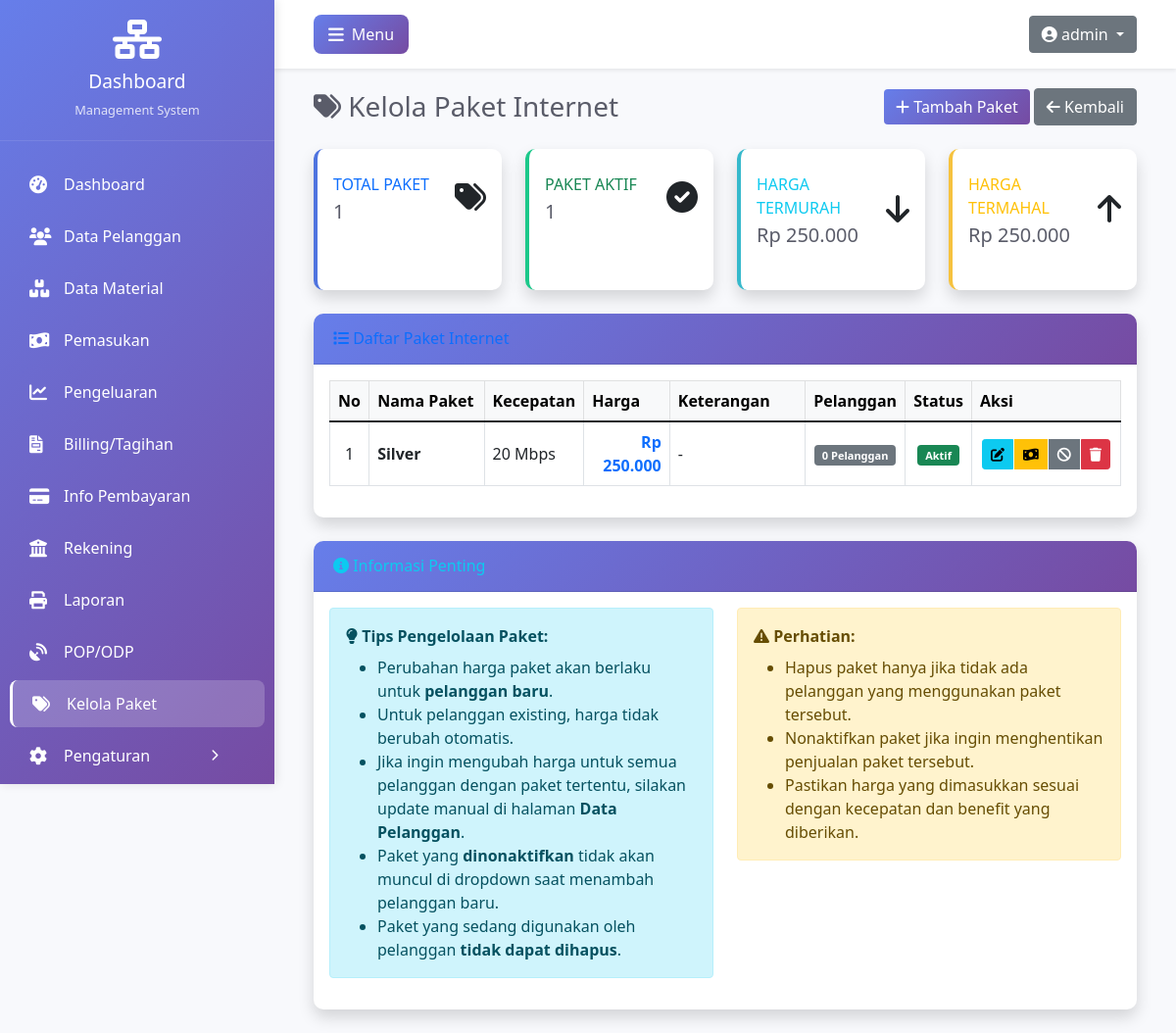
Page /views/paket/index.php (signed in) on the committed database.
### tables this page shows
CREATE TABLE `paket_internet` (
  `id` int NOT NULL,
  `nama_paket` varchar(100) NOT NULL,
  `kecepatan` varchar(50) NOT NULL,
  `harga` decimal(10,2) NOT NULL,
  `keterangan` text,
  `is_active` tinyint DEFAULT '1',
  `created_at` timestamp NULL DEFAULT CURRENT_TIMESTAMP,
  `updated_at` timestamp NULL DEFAULT CURRENT_TIMESTAMP ON UPDATE CURRENT_TIMESTAMP
);

### models/Paket.php (called while the page is built, shortened)
<?php
class Paket {
    private $conn;
    private $table_name = "paket_internet";
    public function __construct($db) {
        $this->conn = $db;
    }
    public function getStats() {
        $query = "SELECT
                    COUNT(*) as total_paket,
                    SUM(CASE WHEN is_active = 1 THEN 1 ELSE 0 END) as aktif,
                    SUM(CASE WHEN is_active = 0 THEN 1 ELSE 0 END) as nonaktif,
                    MIN(harga) as harga_terendah,
                    MAX(harga) as harga_tertinggi,
                    AVG(harga) as harga_rata_rata
                  FROM " . $this->table_name;
        $stmt = $this->conn->prepare($query);
        $stmt->execute();
        $result = $stmt->fetch(PDO::FETCH_ASSOC);
        return $result;
    }
    public function getWithCustomerCount() {
        $query = "SELECT p.*,
                         COUNT(DISTINCT pl.id) as jumlah_pelanggan
                  FROM " . $this->table_name . " p
                  LEFT JOIN pelanggan pl ON p.id = pl.paket_id
                  GROUP BY p.id
                  ORDER BY p.harga ASC";
        $stmt = $this->conn->prepare($query);
        $stmt->execute();
        $result = $stmt->fetchAll(PDO::FETCH_ASSOC);
        return $result;
    }
}
?>

### views/paket/index.php (the view, shortened to what this page needs)
<?php
require_once '../../models/Paket.php';
$database = new Database();
$db = $database->getConnection();
$paket = new Paket($db);
$packages = $paket->getWithCustomerCount();
$stats = $paket->getStats();
require_once '../../includes/header.php';
?>
<div class="container-fluid">
    <div class="d-sm-flex align-items-center justify-content-between mb-4">
        <h1 class="h3 mb-0 text-gray-800">
            <i class="fas fa-tags"></i> Kelola Paket Internet
        </h1>
        <div>
            <button type="button" class="btn btn-primary" data-bs-toggle="modal" data-bs-target="#addPaketModal">
                <i class="fas fa-plus"></i> Tambah Paket
            </button>
            <a href="../pengaturan/index.php" class="btn btn-secondary">
                <i class="fas fa-arrow-left"></i> Kembali
            </a>
        </div>
    </div>
    <div class="row">
        <div class="col-xl-3 col-md-6 mb-4">
            <div class="card border-left-primary shadow h-100 py-2">
                <div class="card-body">
                    <div class="row no-gutters align-items-center">
                        <div class="col mr-2">
                            <div class="text-xs font-weight-bold text-primary text-uppercase mb-1">
                                Total Paket</div>
                            <div class="h5 mb-0 font-weight-bold text-gray-800">
                                <?php echo number_format($stats['total_paket']); ?>
                            </div>
                        </div>
                        <div class="col-auto">
                            <i class="fas fa-tags fa-2x text-gray-300"></i>
                        </div>
                    </div>
                </div>
            </div>
        </div>
        <div class="col-xl-3 col-md-6 mb-4">
            <div class="card border-left-success shadow h-100 py-2">
                <div class="card-body">
                    <div class="row no-gutters align-items-center">
                        <div class="col mr-2">
                            <div class="text-xs font-weight-bold text-success text-uppercase mb-1">
                                Paket Aktif</div>
                            <div class="h5 mb-0 font-weight-bold text-gray-800">
                                <?php echo number_format($stats['aktif']); ?>
                            </div>
                        </div>
                        <div class="col-auto">
                            <i class="fas fa-check-circle fa-2x text-gray-300"></i>
                        </div>
                    </div>
                </div>
            </div>
        </div>
        <div class="col-xl-3 col-md-6 mb-4">
            <div class="card border-left-info shadow h-100 py-2">
                <div class="card-body">
                    <div class="row no-gutters align-items-center">
                        <div class="col mr-2">
                            <div class="text-xs font-weight-bold text-info text-uppercase mb-1">
                                Harga Termurah</div>
                            <div class="h5 mb-0 font-weight-bold text-gray-800">
                                Rp <?php echo number_format($stats['harga_terendah'], 0, ',', '.'); ?>
                            </div>
                        </div>
                        <div class="col-auto">
                            <i class="fas fa-arrow-down fa-2x text-gray-300"></i>
                        </div>
                    </div>
                </div>
            </div>
        </div>
        <div class="col-xl-3 col-md-6 mb-4">
            <div class="card border-left-warning shadow h-100 py-2">
                <div class="card-body">
                    <div class="row no-gutters align-items-center">
                        <div class="col mr-2">
                            <div class="text-xs font-weight-bold text-warning text-uppercase mb-1">
                                Harga Termahal</div>
                            <div class="h5 mb-0 font-weight-bold text-gray-800">
                                Rp <?php echo number_format($stats['harga_tertinggi'], 0, ',', '.'); ?>
                            </div>
                        </div>
                        <div class="col-auto">
                            <i class="fas fa-arrow-up fa-2x text-gray-300"></i>
                        </div>
                    </div>
                </div>
            </div>
        </div>
    </div>
    <div class="card shadow mb-4">
        <div class="card-header py-3">
            <h6 class="m-0 font-weight-bold text-primary">
                <i class="fas fa-list"></i> Daftar Paket Internet
            </h6>
        </div>
        <div class="card-body">
            <div class="table-responsive">
                <table class="table table-bordered table-hover" id="paketTable">
                    <thead class="table-light">
                        <tr>
                            <th width="5%">No</th>
                            <th width="20%">Nama Paket</th>
                            <th width="12%">Kecepatan</th>
                            <th width="12%">Harga</th>
                            <th width="20%">Keterangan</th>
                            <th width="8%">Pelanggan</th>
                            <th width="8%">Status</th>
                            <th width="15%">Aksi</th>
                        </thead>
                    <tbody>
                        <?php $no = 1; if(!empty($packages)): foreach($packages as $pkg): ?>
                        <tr>
                            <td class="text-center"><?php echo $no++; ?></td>
                            <td>
                                <strong><?php echo htmlspecialchars($pkg['nama_paket']); ?></strong>
                            </td>
                            <td><?php echo htmlspecialchars($pkg['kecepatan']); ?></td>
                            <td class="text-end">
                                <span class="fw-bold text-primary">
                                    Rp <?php echo number_format($pkg['harga'], 0, ',', '.'); ?>
                                </span>
                            </td>
                            <td><?php echo htmlspecialchars($pkg['keterangan'] ?: '-'); ?></td>
                            <td class="text-center">
                                <?php if($pkg['jumlah_pelanggan'] > 0): ?>
                                    <span class="badge bg-info">
                                        <?php echo $pkg['jumlah_pelanggan']; ?> Pelanggan
                                    </span>
                                <?php else: ?>
                                    <span class="badge bg-secondary">0 Pelanggan</span>
                                <?php endif; ?>
                            </td>
                            <td class="text-center">
                                <?php if($pkg['is_active']): ?>
                                    <span class="badge bg-success">Aktif</span>
                                <?php else: ?>
                                    <span class="badge bg-secondary">Nonaktif</span>
                                <?php endif; ?>
                            </td>
                            <td class="text-center">
                                <div class="btn-group" role="group">
                                    <button class="btn btn-sm btn-info" onclick="editPackage(<?php echo htmlspecialchars(json_encode($pkg)); ?>)">
                                        <i class="fas fa-edit"></i>
                                    </button>
                                    <button class="btn btn-sm btn-warning" onclick="updatePrice(<?php echo $pkg['id']; ?>, '<?php echo addslashes($pkg['nama_paket']); ?>', <?php echo $pkg['harga']; ?>)">
                                        <i class="fas fa-money-bill-wave"></i>
                                    </button>
                                    <a href="?toggle=1&id=<?php echo $pkg['id']; ?>"
                                       class="btn btn-sm <?php echo $pkg['is_active'] ? 'btn-secondary' : 'btn-success'; ?>"
                                       onclick="return confirm('Ubah status paket <?php echo addslashes($pkg['nama_paket']); ?>?')">
                                        <i class="fas <?php echo $pkg['is_active'] ? 'fa-ban' : 'fa-check'; ?>"></i>
                                    </a>
                                    <?php if($pkg['jumlah_pelanggan'] == 0): ?>
                                    <a href="?delete=1&id=<?php echo $pkg['id']; ?>"
                                       class="btn btn-sm btn-danger"
                                       onclick="return confirm('Yakin ingin menghapus paket <?php echo addslashes($pkg['nama_paket']); ?>?')">
                                        <i class="fas fa-trash"></i>
                                    </a>
                                    <?php else: ?>
                                    <button class="btn btn-sm btn-danger" disabled title="Tidak dapat dihapus karena digunakan oleh pelanggan">
                                        <i class="fas fa-trash"></i>
                                    </button>
                                    <?php endif; ?>
                                </div>
                            </td>
                        </tr>
                        <?php endforeach; endif; ?>
                    </tbody>
                </table>
            </div>
        </div>
    </div>
    <div class="card shadow mb-4">
        <div class="card-header py-3">
            <h6 class="m-0 font-weight-bold text-info">
                <i class="fas fa-info-circle"></i> Informasi Penting
            </h6>
        </div>
        <div class="card-body">
            <div class="row">
                <div class="col-md-6">
                    <div class="alert alert-info">
                        <i class="fas fa-lightbulb"></i>
                        <strong>Tips Pengelolaan Paket:</strong>
                        <ul class="mb-0 mt-2">
                            <li>Perubahan harga paket akan berlaku untuk <strong>pelanggan baru</strong>.</li>
                            <li>Untuk pelanggan existing, harga tidak berubah otomatis.</li>
                            <li>Jika ingin mengubah harga untuk semua pelanggan dengan paket tertentu, silakan update manual di halaman <strong>Data Pelanggan</strong>.</li>
                            <li>Paket yang <strong>dinonaktifkan</strong> tidak akan muncul di dropdown saat menambah pelanggan baru.</li>
                            <li>Paket yang sedang digunakan oleh pelanggan <strong>tidak dapat dihapus</strong>.</li>
                        </ul>
                    </div>
                </div>
                <div class="col-md-6">
                    <div class="alert alert-warning">
                        <i class="fas fa-exclamation-triangle"></i>
                        <strong>Perhatian:</strong>
                        <ul class="mb-0 mt-2">
                            <li>Hapus paket hanya jika tidak ada pelanggan yang menggunakan paket tersebut.</li>
                            <li>Nonaktifkan paket jika ingin menghentikan penjualan paket tersebut.</li>
                            <li>Pastikan harga yang dimasukkan sesuai dengan kecepatan dan benefit yang diberikan.</li>
                        </ul>
                    </div>
                </div>
            </div>
        </div>
    </div>
</div>
<?php require_once '../../includes/footer.php'; ?>

### includes/header.php (style rules this page uses)
* { margin: 0; padding: 0; box-sizing: border-box; }
body { font-family: 'Segoe UI', Tahoma, Geneva, Verdana, sans-serif; background-color: #f8f9fc; overflow-x: hidden; }
.card { border: none; border-radius: 10px; box-shadow: 0 0 15px rgba(0,0,0,0.05); margin-bottom: 20px; }
.card-header { background: linear-gradient(135deg, #667eea 0%, #764ba2 100%); color: white; border-radius: 10px 10px 0 0 !important; padding: 15px 20px; }
.btn-primary { background: linear-gradient(135deg, #667eea 0%, #764ba2 100%); border: none; }
.border-left-primary { border-left: 4px solid #4e73df !important; }
.border-left-success { border-left: 4px solid #1cc88a !important; }
.border-left-warning { border-left: 4px solid #f6c23e !important; }
.text-gray-800 { color: #5a5c69 !important; }
.fade-in { animation: fadeIn 0.5s ease-in-out; }
.container-fluid { padding: 0 20px; }
.table-responsive { overflow-x: auto; }

### views/paket/index.php (style rules this page uses)
.table th, .table td { vertical-align: middle; }
.btn-group .btn { margin: 0 2px; }
.badge { font-size: 11px; padding: 5px 8px; }
.border-left-primary { border-left: 4px solid #4e73df !important; }
.border-left-success { border-left: 4px solid #1cc88a !important; }
.border-left-info { border-left: 4px solid #36b9cc !important; }
.border-left-warning { border-left: 4px solid #f6c23e !important; }
.text-gray-800 { color: #5a5c69 !important; }

### rows in the picture
paket_internet: nama_paket "Silver", kecepatan "20 Mbps", harga "250.000", keterangan "-", is_active "Aktif"

### other values in the picture
$_SESSION['nama_lengkap'] "admin"
$stats['total_paket'] "1"
$stats['aktif'] "1"
$stats['harga_terendah'] "250.000"
$stats['harga_tertinggi'] "250.000"
